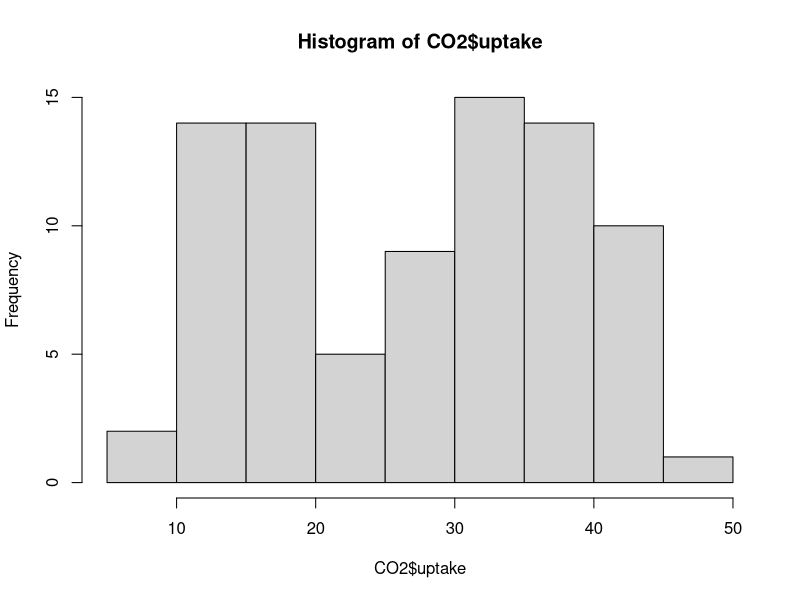
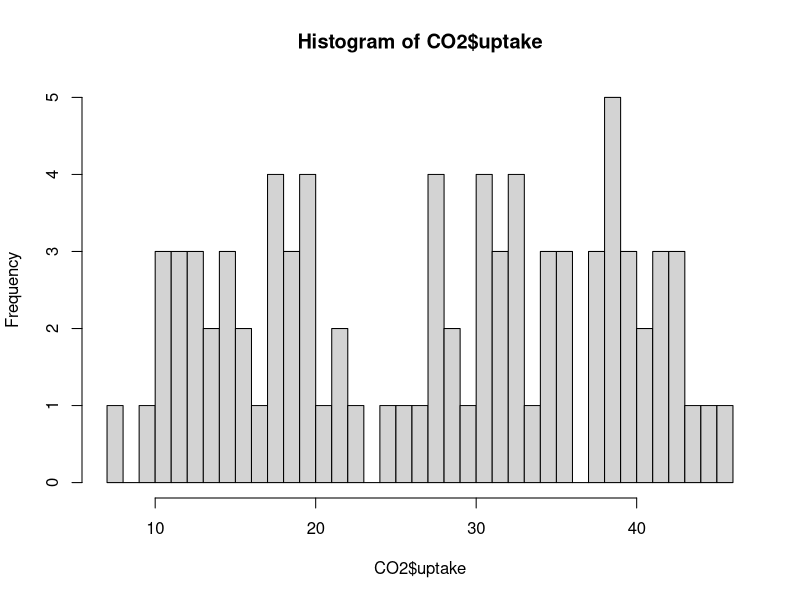
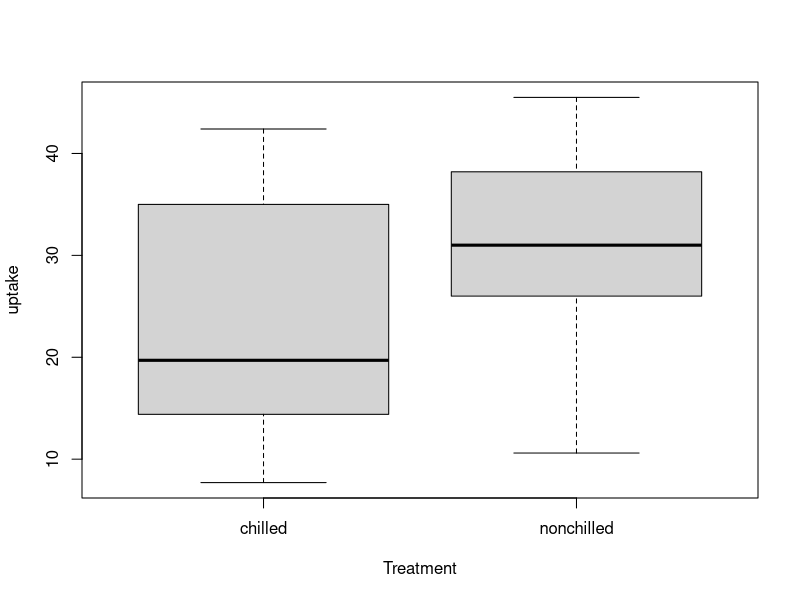
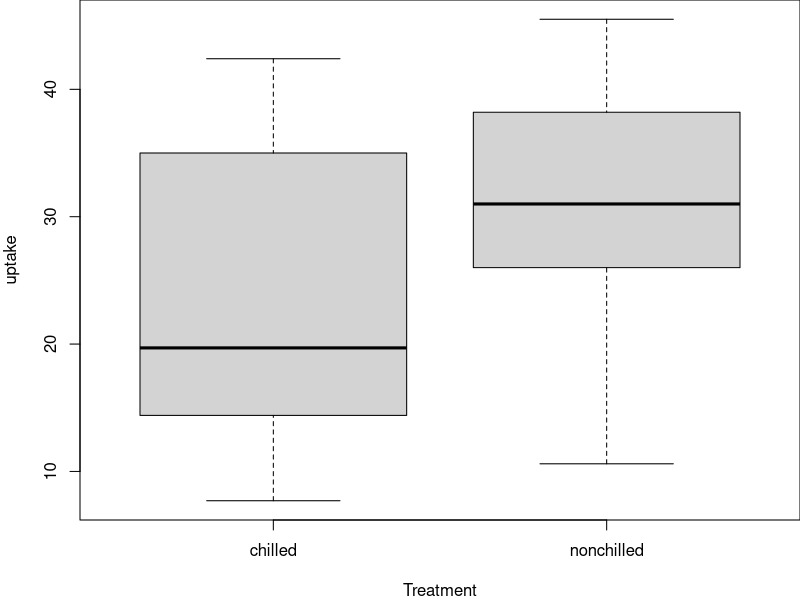

Here is the R script that generated these plots, in order:
## ---- chunk 1
knitr::opts_chunk$set(
  comment = "#",
  collapse = TRUE,
  warning = FALSE,
  message = FALSE,
  cache = TRUE,
  fig.width=5, fig.height=5, 
  fig.retina=3,
  fig.align = 'center'
)
options(repos=structure(c(CRAN="http://cran.r-project.org")))
## ---- chunk 2
# Standard procedure to check and install packages and their dependencies, if needed.

list.of.packages <- c("dplyr", "tidyr", "magrittr")

new.packages <- list.of.packages[!(list.of.packages %in% installed.packages()[,"Package"])]

if(length(new.packages) > 0) {
  install.packages(new.packages, dependencies = TRUE) 
  print(paste0("The following package was installed:", new.packages)) 
} else if(length(new.packages) == 0) {
    print("All packages were already installed previously")
  }
## ---- chunk 3
dir()
## ---- chunk 4
CO2 <- read.csv("data/co2_good.csv", header=TRUE)
## ---- chunk 5
str(CO2)
## ---- chunk 6
# First lets make a copy of the dataset to play with
CO2copy <- CO2
# names() gives you the names of
# the variables present in the data frame
names(CO2copy)

# Changing from English to French names 
# (make sure you have the same levels!)
names(CO2copy) <- c("Plante","Categorie", 
                    "Traitement", "conc",
                    "absortion")
names(CO2copy)
## ---- chunk 7
# Let us create an unique id for our samples:
# Do not forget to use "" for strings
CO2copy$uniqueID <- paste0(CO2copy$Plante,
                           "_",CO2copy$Categorie,
                           "_", CO2copy$Traitement)

# observe the results
head(CO2copy$uniqueID)
## ---- chunk 8
# Calculate the mean and the standard deviation 
# of the CO2 concentration:
# Assign them to new variables
meanConc <- mean(CO2$conc)
sdConc <- sd(CO2$conc)
## ---- chunk 9
# print() prints any given value to the R console
print(paste("the mean of concentration is:", meanConc))

print(paste("the standard deviation of concentration is:", sdConc))
## ---- chunk 10
# Let us plot a histogram to explore the distribution of "uptake"
hist(CO2$uptake)
## ---- chunk 11
# Increasing the number of bins to observe better the pattern
hist(CO2$uptake, breaks = 40)
## ---- chunk 12
head(CO2)
## ---- chunk 13
CO2 <- read.csv("data/co2_broken.csv")
head(CO2)
## ---- chunk 14
head(CO2)
## ---- chunk 15
CO2 <- read.csv("data/co2_broken.csv",sep = "")
## ---- chunk 16
head(CO2)
## ---- chunk 17
CO2 <- read.csv("data/co2_broken.csv", sep = "", skip = 2)
head(CO2)
## ---- chunk 18
str(CO2)
## ---- chunk 19
unique(CO2$conc)
## ---- chunk 20
CO2 <- read.csv("data/co2_broken.csv",
                sep = "", skip = 2,
                na.strings = c("NA","na",
                               "cannot_read_notes"))
str(CO2)
## ---- chunk 21
levels(CO2$Treatment)
unique(CO2$Treatment)
## ---- chunk 22
# Identify all rows that contain "nnchilled" 
# and replace with "nonchilled"
CO2$Treatment[CO2$Treatment=="nnchilled"] <- "nonchilled"

# Identify all rows that contain "chiled" 
# and replace with "chilled"
CO2$Treatment[CO2$Treatment=="chiled"] <- "chilled"
## ---- chunk 23
boxplot(uptake ~ Treatment, data = CO2)
## ---- chunk 24
CO2 <- droplevels(CO2)
str(CO2)
## ---- chunk 25
par(mar = c(4, 4, 0, 0))
boxplot(uptake ~ Treatment, data = CO2)
## ---- chunk 26
library(tidyr)
## ---- chunk 27
# Let us create a new data frame
wide <- data.frame(Species = c("Oak", "Elm", "Ash"),
                   DBH = c(12, 20, 13),
                   Height = c(56, 85, 55))
wide
## ---- chunk 28
long <- pivot_longer(wide, cols = c("DBH", "Height"))
long


## ---- chunk 29
wide <- data.frame(Species = c("Oak", "Elm", "Ash"),
                   DBH     = c(12, 20, 13),
                   Height  = c(56, 85, 55))
wide
## ---- chunk 30
long <- pivot_longer(data      = wide, 
                     cols      = c("DBH", "Height"),
                     names_to  = "dimension", 
                     values_to = "cm")
long
## ---- chunk 31
long
## ---- chunk 32
large2 <- pivot_wider(data        = long, 
                      names_from  = "dimension", 
                      values_from = "cm")
large2
## ---- chunk 33
tibble(x = 1:3, y = c("a","b","c"))
## ---- chunk 34
tibble(x = 1:3, y = list(1:5, 1:10, 1:20))

## ---- chunk 35
set.seed(8)
messy <- data.frame(id = 1:4,
                    trt = sample(rep(c('control', 'farm'), each = 2)),
                    zooplankton.T1 = runif(4),
                    fish.T1 = runif(4),
                    zooplankton.T2 = runif(4),
                    fish.T2 = runif(4))
messy
## ---- chunk 36
messy.long <- pivot_longer(messy,
                           names_to = "taxa",
                           cols     = c("zooplankton.T1", 
                                        "fish.T1",
                                        "zooplankton.T2",
                                        "fish.T2"))


head(messy.long)
## ---- chunk 37
messy.long.sep <- separate(messy.long, taxa,
                           into = c("species", "time"), sep = "\\.")
head(messy.long.sep)
## ---- chunk 38
air.long <- pivot_longer(airquality,
                         cols     =  c("Ozone", "Solar.R", "Wind", "Temp"), 
                         names_to = c("variable") )

head(air.long)
## ---- chunk 39
air.wide <- pivot_wider(air.long,
                        values_from = "value",
                        names_from  = "variable")
head(air.wide)
## ---- chunk 40
library(dplyr)
## ---- chunk 41
ozone <- select(airquality, Ozone, Month, Day)
head(ozone)
## ---- chunk 42
august <- filter(airquality, Month == 8, Temp >= 90)
# same as: filter(airquality, Month == 8 & Temp >= 90)
head(august)
## ---- chunk 43
air_mess <- sample_frac(airquality, 1)
head(air_mess)
## ---- chunk 44
air_chron <- arrange(air_mess, Month, Day)
head(air_chron)
## ---- chunk 45
airquality_C <- mutate(airquality,
                       Temp_C = (Temp-32)*(5/9))
head(airquality_C)
## ---- chunk 46
library(magrittr)
## ---- chunk 47
june_C <- mutate(filter(airquality, 
                        Month == 6),
                 Temp_C = (Temp-32)*(5/9))
## ---- chunk 48
june_C <- airquality %>%
          filter(Month == 6) %>%
          mutate(Temp_C = (Temp-32)*(5/9))
## ---- chunk 49
month_sum <- airquality %>%
      group_by(Month) %>%
      summarise(mean_temp = mean(Temp),
                sd_temp = sd(Temp))
month_sum
## ---- chunk 50
?ChickWeight
data(ChickWeight)
## ---- chunk 51
weight_diff <- ChickWeight %>%
               group_by(Chick) %>%
               summarise(weight_diff = max(weight) - min(weight))
## ---- chunk 52
head(weight_diff)
## ---- chunk 53
diet_summ <- ChickWeight %>%
             group_by(Diet, Chick) %>%
             summarise(weight_gain = last(weight) - first(weight)) %>%
             group_by(Diet) %>%
             summarise(mean_gain = mean(weight_gain))
## ---- chunk 54
diet_summ
## ---- chunk 55

weight_diff_rbase <- aggregate(weight ~ Chick, 
                               data    = ChickWeight,
                               FUN     = function(x) weight_diff = max(x) - min(x))
names(weight_diff_rbase) <- c("Chick", "weight_diff")

## ---- chunk 56
# Is the r base output identical to the dplyr output?

table(weight_diff_rbase ==  as.data.frame(weight_diff))

